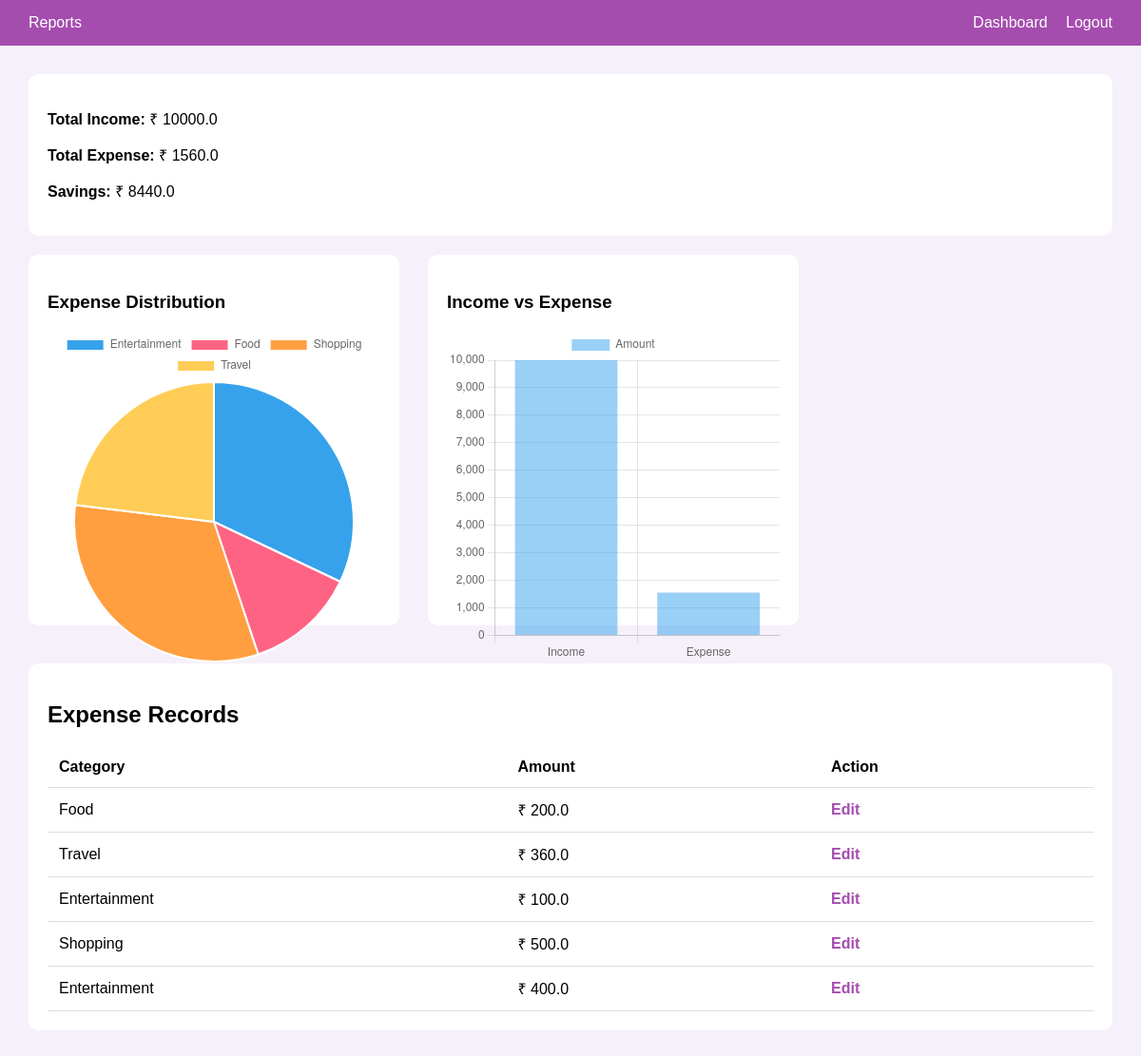
The app's page /reports (signed in) with its own data.
### tables this page shows
CREATE TABLE expense (
    id INTEGER PRIMARY KEY AUTOINCREMENT,
    user_id INTEGER,
    category TEXT,
    amount REAL
);

### app.py (the view)
@app.route('/reports')
def reports():
    if 'user_id' not in session:
        return redirect('/')
    user_id = session['user_id']
    conn = get_db_connection()
    income = conn.execute(
        "SELECT SUM(amount) as total FROM income WHERE user_id=?",
        (user_id,)
    ).fetchone()['total'] or 0
    expense = conn.execute(
        "SELECT SUM(amount) as total FROM expense WHERE user_id=?",
        (user_id,)
    ).fetchone()['total'] or 0
    expenses = conn.execute(
        "SELECT category, SUM(amount) as total FROM expense WHERE user_id=? GROUP BY category",
        (user_id,)
    ).fetchall()
    expense_list = conn.execute(
            "SELECT * FROM expense WHERE user_id=?",
            (user_id,)
        ).fetchall()
    categories = [row['category'] for row in expenses]
    amounts = [row['total'] for row in expenses]
    conn.close()
    savings = income - expense
    return render_template('reports.html',
                           income=income,
                           expense=expense,
                           savings=savings,
                           categories=categories,
                           amounts=amounts,
                           expense_list=expense_list)

### app.py (called while the page is built)
def get_db_connection():
    conn = sqlite3.connect('finance.db')
    conn.row_factory = sqlite3.Row
    return conn

### templates/reports.html (shortened to what this page needs)
<!DOCTYPE html>
<html>
<head>
</head>
<body>
<div class="navbar">
    <div>Reports</div>
    <div>
        <a href="/dashboard">Dashboard</a>
        <a href="/logout">Logout</a>
    </div>
</div>
<div class="container">
    <div class="summary">
        <p><strong>Total Income:</strong> ₹ {{ income }}</p>
        <p><strong>Total Expense:</strong> ₹ {{ expense }}</p>
        <p><strong>Savings:</strong> ₹ {{ savings }}</p>
    </div>
    <div class="chart-container">
        <div class="chart-box">
            <h3>Expense Distribution</h3>
            <canvas id="pieChart"></canvas>
        </div>
        <div class="chart-box">
            <h3>Income vs Expense</h3>
            <canvas id="barChart"></canvas>
        </div>
    </div>
    <div class="expense-table">
        <h2>Expense Records</h2>
        <table>
            <tr>
                <th>Category</th>
                <th>Amount</th>
                <th>Action</th>
            </tr>
            {% for e in expense_list %}
            <tr>
                <td>{{ e.category }}</td>
                <td>₹ {{ e.amount }}</td>
                <td>
                    <a href="/edit_expense/{{ e.id }}">
                        Edit
                    </a>
                </td>
            </tr>
            {% endfor %}
        </table>
    </div>
</div>
<script>
    const data = JSON.parse(document.getElementById("chart-data").textContent);
    new Chart(document.getElementById('pieChart'), {
        type: 'pie',
        data: {
            labels: data.categories,
            datasets: [{ data: data.amounts }]
        },
        options: { responsive: true, maintainAspectRatio: false }
    });
    new Chart(document.getElementById('barChart'), {
        type: 'bar',
        data: {
            labels: ['Income', 'Expense'],
            datasets: [{
                label: 'Amount',
                data: [data.income, data.expense]
            }]
        },
        options: { responsive: true, maintainAspectRatio: false }
    });
</script>
</body>
</html>

### templates/reports.html (style rules this page uses)
body { margin: 0; font-family: Arial; background: #f5f0fa; }
.navbar { background: #a54caf; color: white; padding: 15px 30px; display: flex; justify-content: space-between; }
.navbar a { color: white; text-decoration: none; margin-left: 15px; }
.container { padding: 30px; }
.summary { background: white; padding: 20px; border-radius: 10px; margin-bottom: 20px; }
.chart-container { display: flex; gap: 30px; flex-wrap: wrap; }
.chart-box { background: white; padding: 20px; border-radius: 10px; width: 350px; height: 350px; }
.expense-table { margin-top: 40px; background: white; padding: 20px; border-radius: 10px; }
table { width: 100%; border-collapse: collapse; }
table th, table td { padding: 12px; border-bottom: 1px solid #ddd; text-align: left; }
table a { text-decoration: none; color: #a54caf; font-weight: bold; }

### records on screen
expense: category "Food", amount "200.0"
expense: category "Travel", amount "360.0"
expense: category "Entertainment", amount "100.0"
expense: category "Shopping", amount "500.0"
expense: category "Entertainment", amount "400.0"

### other values on screen
{{ income }} "10000.0"
{{ expense }} "1560.0"
{{ savings }} "8440.0"
